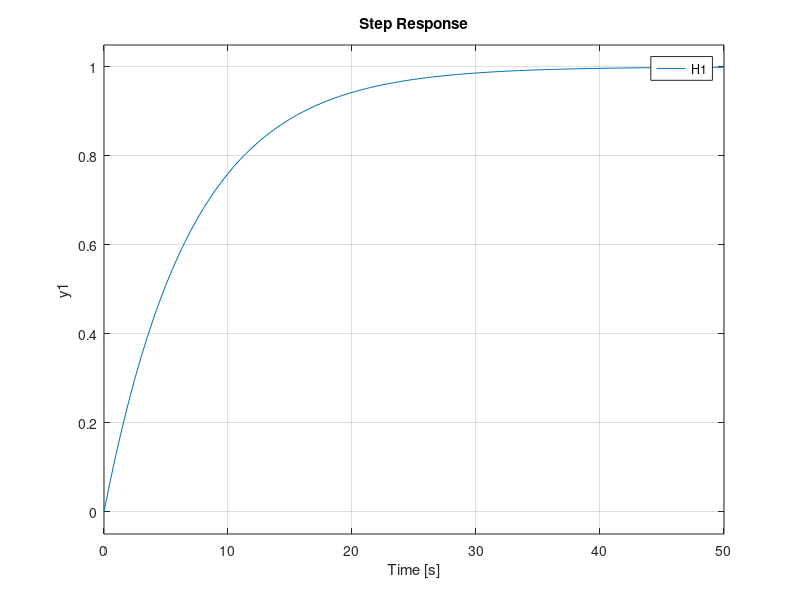
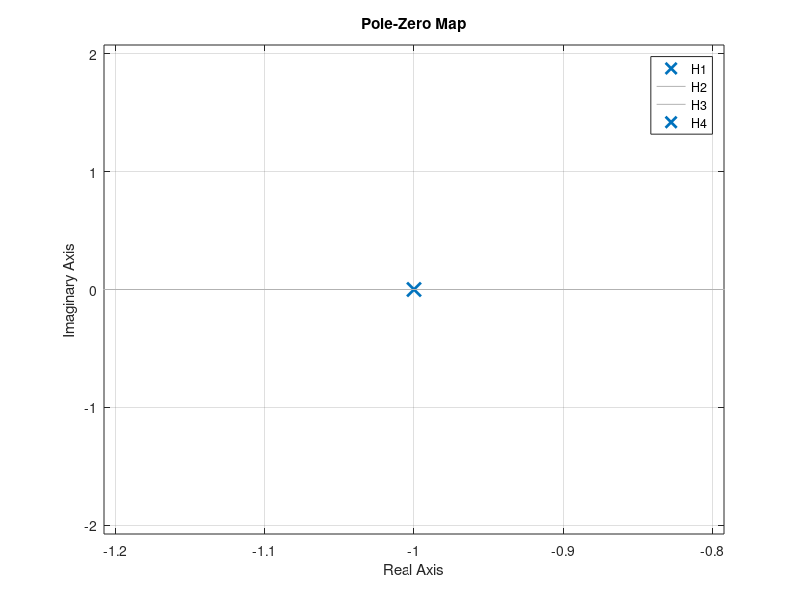

Write MATLAB code to recreate these figures, in order.
clc
clear

num1   = [1];
denum1 = [1 1];
H1 = tf(num1,denum1)
 
num2   = [1];
denum2 = [3 1];
H2 = tf(num2,denum2)
 
num3   = [1];
denum3 = [5 1];
H3 = tf(num3,denum3)
 
num4   = [1];
denum4 = [7 1];
H4 = tf(num4,denum4)

figure(3)
hold all
step(H1)
step(H2)
step(H3)
step(H4)
legend('H1','H2','H3','H4')

figure(4)
hold all
pzmap(H1)
pzmap(H2)
pzmap(H3)
pzmap(H4)
grid on
legend('H1','H2','H3','H4')
